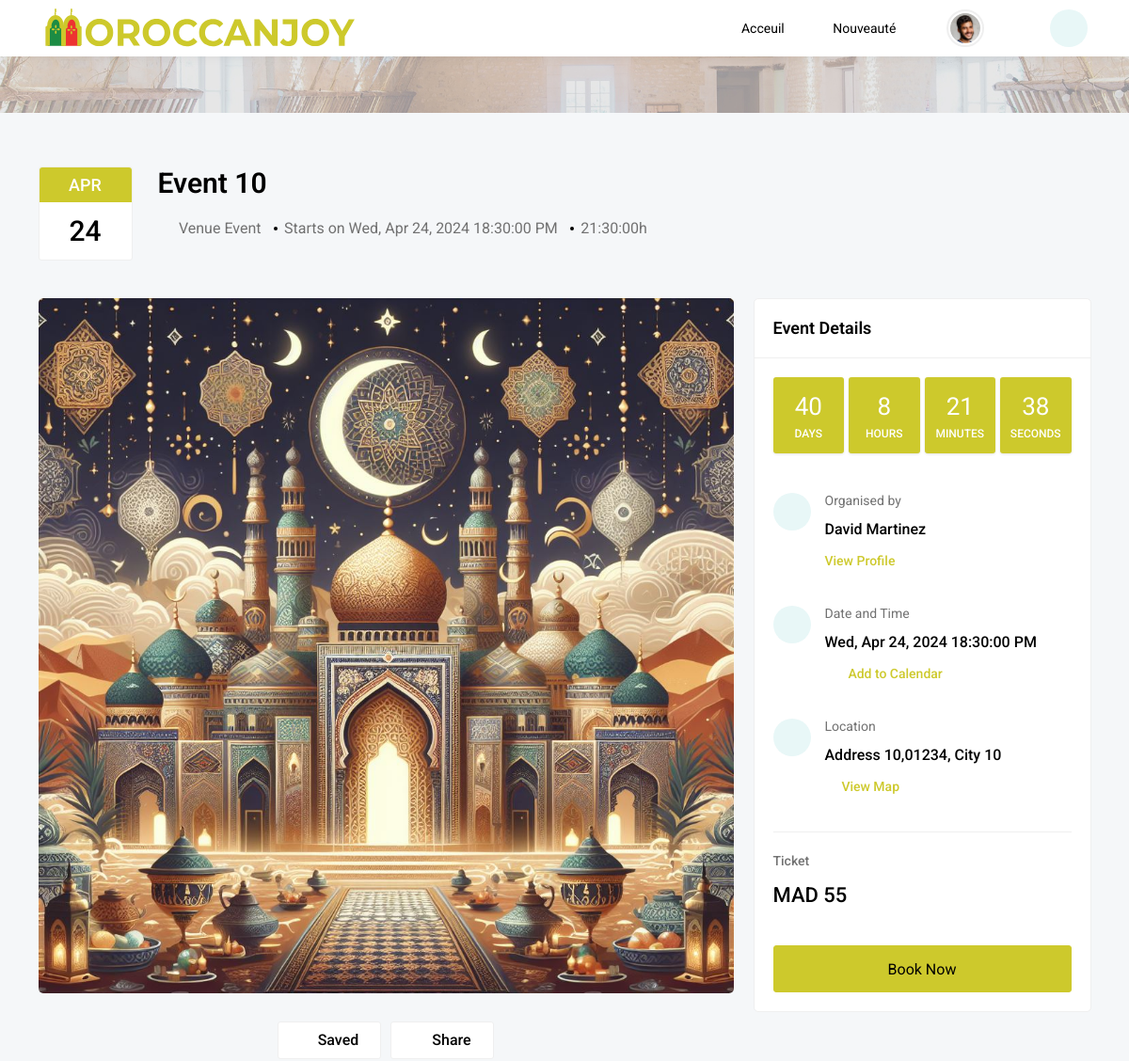
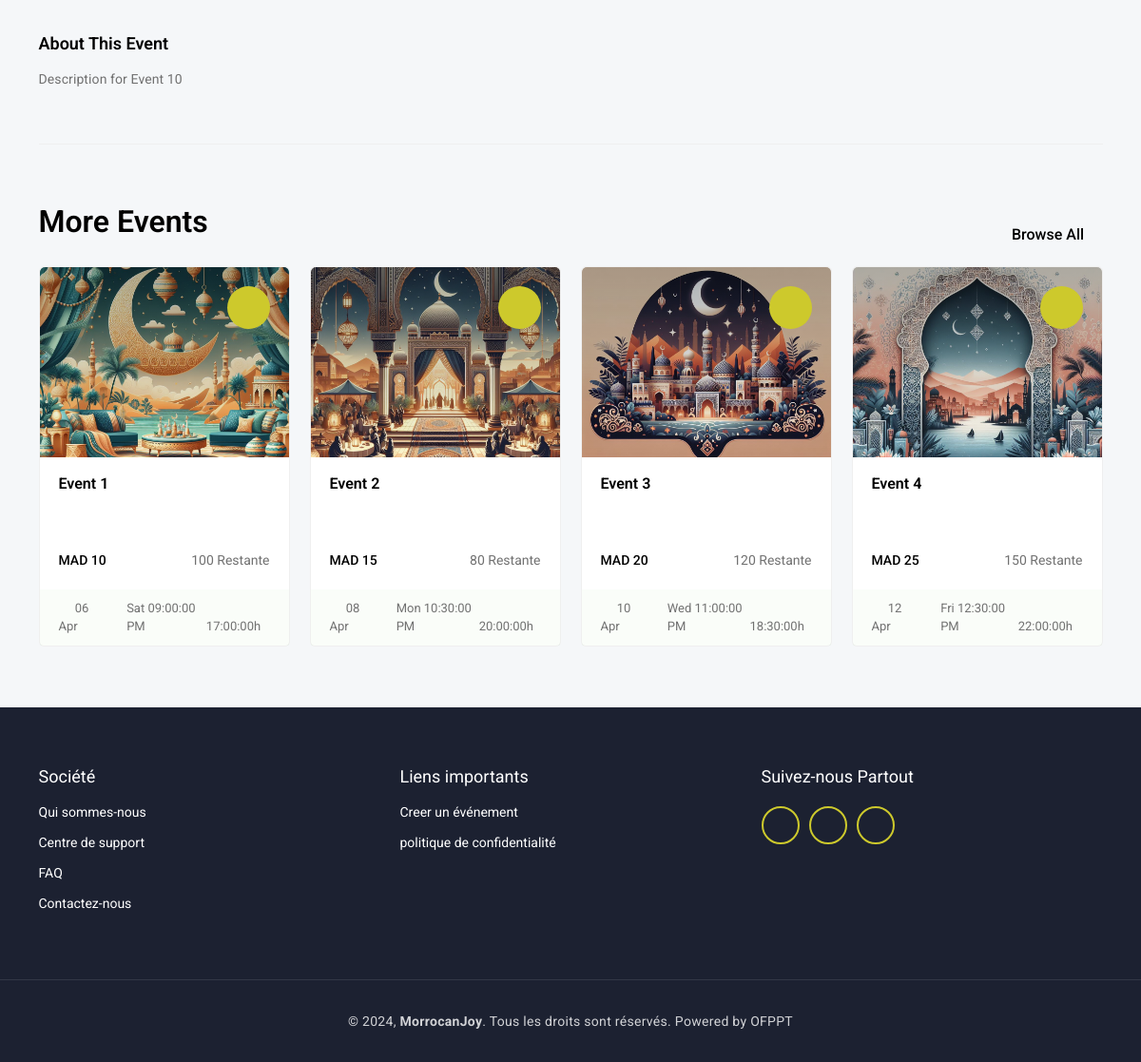
Page /venue_event_detail_view.php?event_id=70 (signed in) on the committed database (2 pictures, top to bottom).
### tables this page shows
CREATE TABLE `event` (
  `E_id` int(11) NOT NULL,
  `Titre` varchar(100) DEFAULT NULL,
  `Description` varchar(200) NOT NULL,
  `Image` varchar(500) NOT NULL,
  `Heure_debut` time NOT NULL,
  `Date_debut` date NOT NULL,
  `Heure_fin` time NOT NULL,
  `Prix_ticket` float NOT NULL,
  `Nombre_tickets` int(11) NOT NULL,
  `Ville` varchar(30) NOT NULL,
  `Zip_code` varchar(30) NOT NULL,
  `Categorie_id` int(11) DEFAULT NULL,
  `User_id` int(11) NOT NULL,
  `adress1` varchar(200) NOT NULL,
  `adress2` varchar(200) NOT NULL,
  `vue` int(11) DEFAULT 0
);

CREATE TABLE `user` (
  `User_id` int(11) NOT NULL,
  `U_name` varchar(30) NOT NULL,
  `U_Prenom` varchar(30) NOT NULL,
  `U_email` varchar(70) NOT NULL,
  `U_password` varchar(200) NOT NULL,
  `U_telephone` varchar(30) NOT NULL,
  `U_adresse` varchar(100) NOT NULL,
  `U_dateNaissance` date NOT NULL
);

### venue_event_detail_view.php (the view, shortened to what this page needs)
<!DOCTYPE html>
<html lang="en" class="h-100">
<head>
	<link href='vendor/unicons-2.0.1/css/unicons.css' rel='stylesheet'>
	<link href="css/style.css" rel="stylesheet">
	<link href="css/responsive.css" rel="stylesheet">
	<link href="css/night-mode.css" rel="stylesheet">
	<link href="vendor/fontawesome-free/css/all.min.css" rel="stylesheet">
	<link href="vendor/OwlCarousel/assets/owl.carousel.css" rel="stylesheet">
	<link href="vendor/OwlCarousel/assets/owl.theme.default.min.css" rel="stylesheet">
	<link href="vendor/bootstrap/css/bootstrap.min.css" rel="stylesheet">
	<link href="vendor/bootstrap-select/dist/css/bootstrap-select.min.css" rel="stylesheet">
</head>
<body class="d-flex flex-column h-100">
	<?php
	include "include/navindex.php";
	?>
	<div class="wrapper">
		<div class="breadcrumb-block">
		</div>
		<div class="event-dt-block p-80">
			<div class="container">
				<div class="row">
					<?php
					require_once './connect/DataBase.php';
					$E_id = $_GET['event_id'];
					$stmt = $connection->prepare("SELECT * FROM `event` WHERE E_id = :E_id");
					$stmt->bindParam(':E_id', $E_id);
					$stmt->execute();
					$results = $stmt->fetchAll(PDO::FETCH_ASSOC);
					?>
					<?php foreach ($results as $row) : ?>
						<div class="col-xl-12 col-lg-12 col-md-12">
							<div class="event-top-dts">
								<div class="event-top-date">
									<span class="event-month"><?php $timestamp = strtotime($row['Date_debut']);
																$monthAbbreviation = date('M', $timestamp);
																echo $monthAbbreviation;
																?></span>
									<span class="event-date"><?php $timestamp = strtotime($row['Date_debut']);
																$monthName = date('d', $timestamp);
																echo $monthName;
																?></span>
								</div>
								<div class="event-top-dt">
									<h3 class="event-main-title"><?php echo $row['Titre'];
									$_SESSION['eventname'] =$row['Titre']?></h3>
									<div class="event-top-info-status">
										<span class="event-type-name"><i class="fa-solid fa-location-dot"></i>Venue Event</span>
										<span class="event-type-name details-hr">Starts on <span class="ev-event-date"><?php
																														$timestamp = strtotime($row['Date_debut']);
																														$dayAbbreviation = date('D', $timestamp);
																														$monthAbbreviation = date('M', $timestamp);
																														$day = date('d', $timestamp);
																														$year = date('Y', $timestamp);
																														echo "$dayAbbreviation, ";
																														echo "$monthAbbreviation ";
																														echo "$day, ";
																														echo "$year ";
																														?>
												<?php echo $row['Heure_debut'];
												$_SESSION['date']=$dayAbbreviation.",  ".$monthAbbreviation."/".$day."/".$year." Durée: ".$row['Heure_fin']; ?> PM</span></span>
										<span class="event-type-name details-hr"><?php echo $row['Heure_fin']; ?>h</span>
									</div>
								</div>
							</div>
						</div>
						<div class="col-xl-8 col-lg-7 col-md-12">
							<div class="main-event-dt">
								<div class="event-img">
									<img src="upload/images/<?php echo $row['Image']; ?>" alt="Event Image">
								</div>
								<div class="share-save-btns dropdown">
									<?php
									require_once './connect/DataBase.php';
									if (isset($_SESSION['user']['User_id'])) {
										$user_id = $_SESSION['user']['User_id'];
										if (isset($_GET['event_id'])) {
											$event_id = $_GET['event_id'];
										} else {
											echo "Event ID not provided in the URL";
											exit;
										}
									} else {
										echo "User not logged in";
										exit;
									}
									?>
									<form id="saveEventForm" action="" method="post">
										<?php
										$check_query = "SELECT * FROM `saveevent` WHERE User_id = :user_id AND E_id = :event_id";
										$check_statement = $connection->prepare($check_query);
										$check_statement->bindParam(':user_id', $user_id);
										$check_statement->bindParam(':event_id', $event_id);
										$check_statement->execute();
										if ($check_statement->rowCount() > 0) {
											echo '<button type="button" class="sv-btn me-2" name="delete_event"><i class="fa-solid fa-bookmark me-2"></i>Saved</button>';
										} else {
											echo '<button type="button" class="sv-btn me-2" name="add_event"><i class="fa-regular fa-bookmark me-2"></i>Save</button>';
										}
										?>
									<button class="sv-btn" data-bs-toggle="dropdown" aria-expanded="false"><i class="fa-solid fa-share-nodes me-2"></i>Share</button>
									</form>
								</div>
								<div class="main-event-content">
									<h4>About This Event</h4>
									<p><?php echo $row['Description']; ?></p>
								</div>
							</div>
						</div>
						<div class="col-xl-4 col-lg-5 col-md-12">
							<div class="main-card event-right-dt">
								<div class="bp-title">
									<h4>Event Details</h4>
								</div>
								<div class="time-left">
									<div class="countdown">
										<div class="countdown-item">
											<span id="day"></span>days
										</div>
										<div class="countdown-item">
											<span id="hour"></span>Hours
										</div>
										<div class="countdown-item">
											<span id="minute"></span>Minutes
										</div>
										<div class="countdown-item">
											<span id="second"></span>Seconds
										</div>
									</div>
								</div>
								<div class="event-dt-right-group mt-5">
									<div class="event-dt-right-icon">
										<i class="fa-solid fa-circle-user"></i>
									</div>
									<div class="event-dt-right-content">
									<h4>Organised by</h4>
                                        <?php
                                        $stmt = $connection->prepare("SELECT U_name, U_Prenom FROM user WHERE User_id = :user_id");
                                        $stmt->bindParam(":user_id", $row['User_id']);
                                        $stmt->execute();
                                        $user = $stmt->fetch(PDO::FETCH_ASSOC);
                                        ?>
                                        <h5><?php echo $user['U_name'] . " " . $user['U_Prenom']; ?></h5>
										<a href="attendee_profile_view.php">View Profile</a>
									</div>
								</div>
								<div class="event-dt-right-group">
									<div class="event-dt-right-icon">
										<i class="fa-solid fa-calendar-day"></i>
									</div>
									<div class="event-dt-right-content">
										<h4>Date and Time</h4>
										<h5><?php
											$timestamp = strtotime($row['Date_debut']);
											$dayAbbreviation = date('D', $timestamp);
											$monthAbbreviation = date('M', $timestamp);
											$day = date('d', $timestamp);
											$year = date('Y', $timestamp);
											echo "$dayAbbreviation, ";
											echo "$monthAbbreviation ";
											echo "$day, ";
											echo "$year ";
											?> <?php echo $row['Heure_debut']; ?> PM</h5>
										<div class="add-to-calendar">
											<a href="#" role="button" data-bs-toggle="dropdown" aria-expanded="false">
												<i class="fa-regular fa-calendar-days me-3"></i>Add to Calendar
											</a>
										</div>
									</div>
								</div>
								<div class="event-dt-right-group">
									<div class="event-dt-right-icon">
										<i class="fa-solid fa-location-dot"></i>
									</div>
									<div class="event-dt-right-content">
										<h4>Location</h4>
										<h5 class="mb-0"><?php echo $row['adress1']; ?>,<?php echo $row['Zip_code']; ?>, <?php echo $row['Ville']; ?></h5>
										<a href="#"><i class="fa-solid fa-location-dot me-2"></i>View Map</a>
									</div>
								</div>
								<form action="" method="post">
									<div class="select-tickets-block">
										<div class="xtotel-tickets-count">
											<div class="x-title">Ticket</div>
											<h4>MAD <span><?php echo $row['Prix_ticket'];
											$_SESSION['Prix_ticket']= $row['Prix_ticket'];?></span></h4>
										</div>
									</div>
									<div class="booking-btn">
										<input type="submit" value="Book Now" name="Booknow" class="main-btn btn-hover w-100">
									</div>
								</form>
							</div>
						</div>
					<?php endforeach; ?>
					<div class="col-xl-12 col-lg-12 col-md-12">
						<div class="more-events">
							<div class="main-title position-relative">
								<h3>More Events</h3>
								<a href="index.php" class="view-all-link">Browse All<i class="fa-solid fa-right-long ms-2"></i></a>
							</div>
							<div>
								<div class="row" data-ref="event-filter-content">
									<?php
									require_once './connect/DataBase.php';
									$events = $connection->query("SELECT * FROM `event` limit 4 ")->fetchAll(PDO::FETCH_ASSOC);
									foreach ($events as $row) : ?>
										<div class="col-xl-3 col-lg-4 col-md-6 col-sm-12 mix arts concert workshops volunteer sports health_Wellness " data-ref="mixitup-target">
											<div class="main-card mt-4">
												<div class="event-thumbnail">
													<a href="venue_event_detail_view.php?event_id=<?php echo $row['E_id']; ?>" class="thumbnail-img">
														<img src="upload/images/<?php echo $row['Image']; ?>" alt="Event Image">
													</a>
													<span class="bookmark-icon" title="Bookmark"></span>
												</div>
												<div class="event-content">
													<a href="venue_event_detail_view.php?event_id=<?php echo $row['E_id']; ?>" class="event-title"><?php echo $row['Titre']; ?></a>
													<div class="duration-price-remaining">
														<span class="duration-price">MAD <?php echo $row['Prix_ticket']; ?></span>
														<span class="remaining"><i class="fa-solid fa-ticket fa-rotate-90"></i><?php echo $row['Nombre_tickets']; ?> Restante</span>
													</div>
												</div>
												<div class="event-footer">
													<div class="event-timing">
														<div class="publish-date">
															<span><i class="fa-solid fa-calendar-day me-2"></i><?php
																												$timestamp = strtotime($row['Date_debut']);
																												$day = date('d', $timestamp);
																												$monthAbbreviation = date('M', $timestamp);
																												echo "$day ";
																												echo "$monthAbbreviation";
																												?></span>
															<span class="dot"><i class="fa-solid fa-circle"></i></span>
															<span><?php
																	$timestamp = strtotime($row['Date_debut']);
																	$dayAbbreviation = date('D', $timestamp);
																	echo "$dayAbbreviation ";
																	?><?php echo $row['Heure_debut']; ?> PM</span>
														</div>
														<span class="publish-time"><i class="fa-solid fa-clock me-2"></i><?php echo $row['Heure_fin']; ?>h</span>
													</div>
												</div>
											</div>
										</div>
									<?php endforeach; ?>
								</div>
							</div>
						</div>
					</div>
				</div>
			</div>
		</div>
	</div>
	<?php include "include/Footer.php" ?>
</body>
</html>

### include/navindex.php (shortened to what this page needs)
<header class="header">
	<div class="header-inner">
		<?php
			if(isset($_SESSION['user']) && isset($_SESSION['user']['U_email']) && isset($_SESSION['user']['U_name'])) {
		?>
			<nav class="navbar navbar-expand-lg bg-barren barren-head navbar fixed-top justify-content-sm-start pt-0 pb-0 ps-lg-0 pe-2">
				<div class="container">
					<a class="navbar-brand order-1 order-lg-0 ml-lg-0 ml-2 me-auto" href="index.php">
						<div class="main-logo" id="logo">
							<img src="images/logo.svg" alt="">
						</div>
					</a>
					<div class="offcanvas offcanvas-start" tabindex="-1" id="offcanvasNavbar" aria-labelledby="offcanvasNavbarLabel">
						<div class="offcanvas-body">
							<ul class="navbar-nav justify-content-end flex-grow-1 pe_5">
								<li class="nav-item">
									<a class="nav-link" href="index.php">
										Acceuil
									</a>
								</li>
								<li class="nav-item">
									<a class="nav-link" href="explore_events.php">
										<i class="fa-solid fa-compass me-2"></i>Nouveauté
									</a>
								</li>
							</ul>
						</div>
					</div>
					<div class="right-header order-2">
						<ul class="align-self-stretch">
							<li class="dropdown account-dropdown order-3">
								<a href="#" class="account-link" role="button" id="accountClick" data-bs-auto-close="outside" data-bs-toggle="dropdown" aria-expanded="false">
									<img src="images/profile-imgs/img-13.jpg" alt="">
									<i class="fas fa-caret-down arrow-icon"></i>
								</a>
							</li>
							<li>
								<div class="night_mode_switch__btn">
									<div id="night-mode" class="fas fa-moon fa-sun"></div>
								</div>
							</li>
						</ul>
					</div>
				</div>
			</nav>
		<?php } ?>
	</div>
</header>

### include/Footer.php
<footer id = "footercolor" class="footer mt-auto">
		<div class="footer-top">
			<div class="container">
				<div class="row">
					<div class="col-lg-4 col-md-6">
						<div class="footer-content">
							<h4>Société</h4>
							<ul class="footer-link-list">
								<li><a href="about_us.php" class="footer-link">Qui sommes-nous</a></li>
								<li><a href="help_center.php" class="footer-link">Centre de support</a></li>
								<li><a href="faq.php" class="footer-link">FAQ</a></li>
								<li><a href="contact_us.php" class="footer-link">Contactez-nous</a></li>
							</ul>
						</div>
					</div>
					<div class="col-lg-4 col-md-6">
						<div class="footer-content">
							<h4>Liens importants</h4>
							<ul class="footer-link-list">
								<li><a href="create_venue_event.php" class="footer-link">Creer un événement </a></li>
								<li><a href="privacy_policy.php" class="footer-link">politique de confidentialité</a></li>
							</ul>
						</div>
					</div>
					<div class="col-lg-4 col-md-6">
						<div class="footer-content">
							<h4>Suivez-nous Partout</h4>
							<div class="social-links">
										<a href="#" class="social-link" data-bs-toggle="tooltip" data-bs-placement="top" title="Facebook"><i class="fab fa-facebook-square"></i></a>
										<a href="#" class="social-link" data-bs-toggle="tooltip" data-bs-placement="top" title="Instagram"><i class="fab fa-instagram"></i></a>
										<a href="#" class="social-link" data-bs-toggle="tooltip" data-bs-placement="top" title="Youtube"><i class="fab fa-youtube"></i></a>
							</div>
						</div>
					</div>
				</div>
			</div>
		</div>
		<div class="footer-bottom">
			<div class="container">
				<div class="row">
					<div class="col-12">
						<div class="footer-copyright-text">
							<p class="mb-0">© 2024, <strong>MorrocanJoy</strong>. Tous les droits sont réservés. Powered by OFPPT</p>
						</div>
					</div>
				</div>
			</div>
		</div>
	</footer>

### css/responsive.css (style rules this page uses)
@media (min-width: 1200px) { .navbar-expand-lg .navbar-nav .nav-link { padding-right: 1.2rem !important; padding-left: 1.2rem !important; } }

### rows in the picture
event: Date_debut "APR", Date_debut "24", Titre "Event 10", Date_debut "Wed", Date_debut "Apr", Date_debut "2024", Heure_debut "18:30:00", Heure_fin "21:30:00", Image (picture), Description "Description for Event 10", User.U_name "David", User.U_Prenom "Martinez", adress1 "Address 10", Zip_code "01234", Ville "City 10", Prix_ticket "55"
event: Image (picture), Titre "Event 1", Prix_ticket "10", Nombre_tickets "100", Date_debut "06", Date_debut "Apr", Date_debut "Sat", Heure_debut "09:00:00", Heure_fin "17:00:00"
event: Image (picture), Titre "Event 2", Prix_ticket "15", Nombre_tickets "80", Date_debut "08", Date_debut "Apr", Date_debut "Mon", Heure_debut "10:30:00", Heure_fin "20:00:00"
event: Image (picture), Titre "Event 3", Prix_ticket "20", Nombre_tickets "120", Date_debut "10", Date_debut "Apr", Date_debut "Wed", Heure_debut "11:00:00", Heure_fin "18:30:00"
event: Image (picture), Titre "Event 4", Prix_ticket "25", Nombre_tickets "150", Date_debut "12", Date_debut "Apr", Date_debut "Fri", Heure_debut "12:30:00", Heure_fin "22:00:00"
